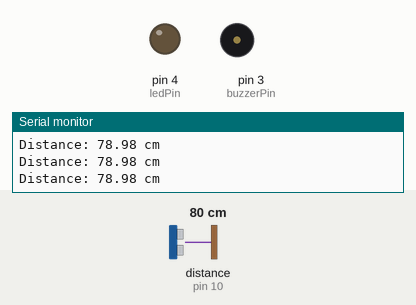
Recording of a sketch running on a simulated Arduino Uno, built with avr-gcc and run on an emulated ATmega328P. Parts: output pins drawn as LEDs (lit = HIGH), buzzer (waves = sounding, pin HIGH), the last lines printed to the serial monitor. Wiring (inferred from the names in the program): ultrasonic range finder: trigger pin 9; echo pin 10. Dashed ring = blinking. The test bench sets the inputs (shaded band); at power-on: distance to the obstacle (sensor on pin 10) 80 cm. The echo pulse lasts 58.3 µs per cm; pins used as bus, display or sensor lines are not drawn.

Above: at 1.2 s.
1.3 s: distance to the obstacle (sensor on pin 10) set to 18 cm
2.8 s: distance to the obstacle (sensor on pin 10) set to 14 cm
At 3.6 s:
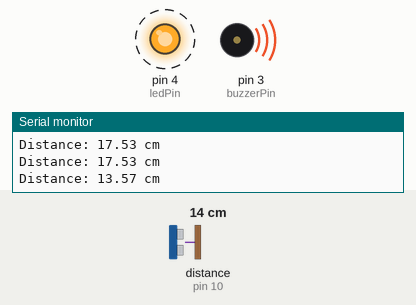
7.5 s: distance to the obstacle (sensor on pin 10) set to 2 cm
Timing chart, 0 to 11.5 s (numbered marks = the images above; inputs shaded):
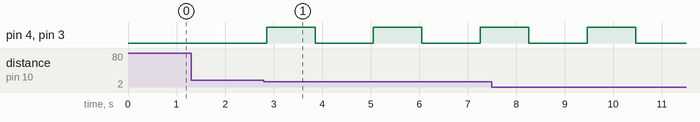

The sketch:

touchless.ino
```cpp
// Pin definitions
const int trigPin = 9;
const int echoPin = 10;
const int buzzerPin = 3;
const int ledPin = 4;

// Variables
long duration;
float distanceCm;

void setup() {
  pinMode(trigPin, OUTPUT);
  pinMode(echoPin, INPUT);
  pinMode(buzzerPin, OUTPUT);
  pinMode(ledPin, OUTPUT);
  Serial.begin(9600);
}

void loop() {
  // Trigger the ultrasonic sensor
  digitalWrite(trigPin, LOW);
  delayMicroseconds(2);
  digitalWrite(trigPin, HIGH);
  delayMicroseconds(10);
  digitalWrite(trigPin, LOW);

  // Measure the echo duration
  duration = pulseIn(echoPin, HIGH);
  distanceCm = duration * 0.034 / 2;

  Serial.print("Distance: ");
  Serial.print(distanceCm);
  Serial.println(" cm");

  // If object is detected within 15 cm
  if (distanceCm > 0 && distanceCm <= 15) {
    digitalWrite(ledPin, HIGH);
    digitalWrite(buzzerPin, HIGH);
    delay(1000); // Buzzer and LED ON for 1 second
    digitalWrite(buzzerPin, LOW);
    digitalWrite(ledPin, LOW);
    delay(1000); // Avoid rapid retriggering
  }

  delay(200); // Small delay to avoid bouncing
}
```

Measured:
- the behaviour switches between 16 and 15 cm on distance to the obstacle (sensor on pin 10) (found by bisection; images 0 and 1)
- after the input at 2.8 s, pin 4 (ledPin), pin 3 (buzzerPin): alternates HIGH for 1.0 s and LOW for 1.2 s, starting after 0.06 s
